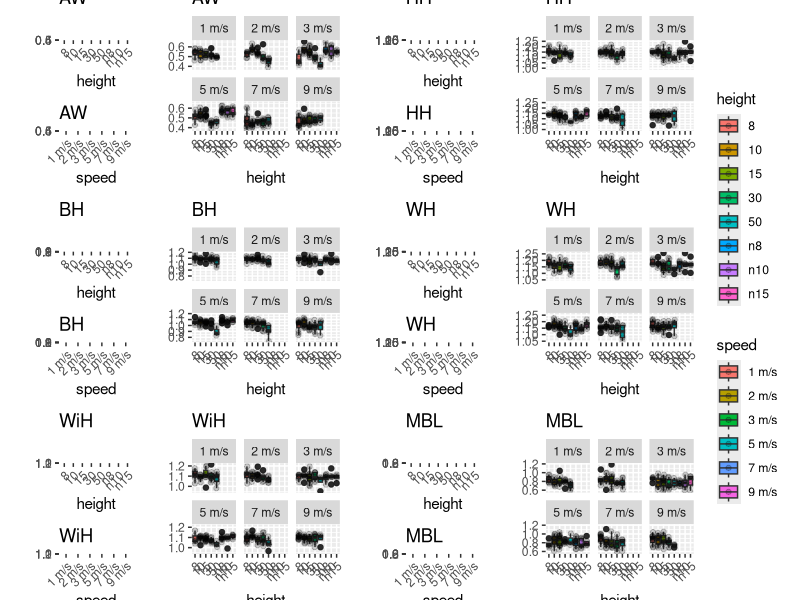
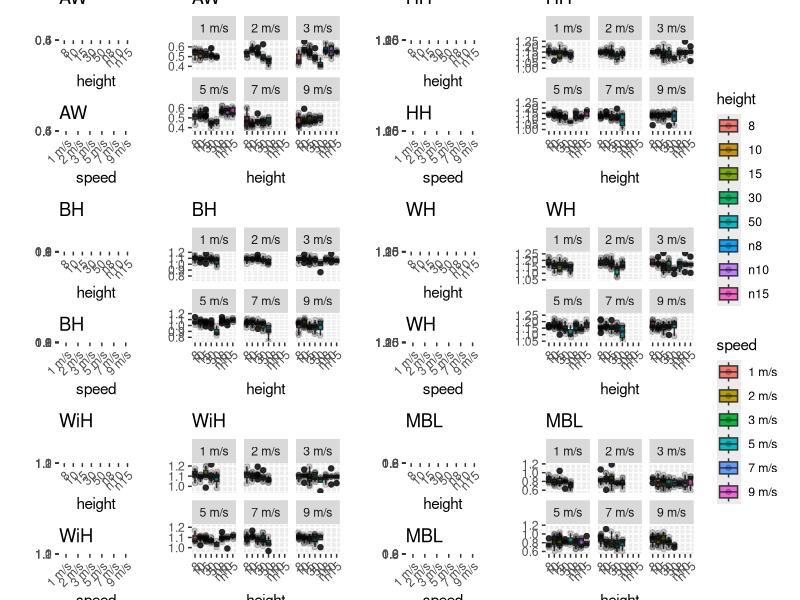

These charts were generated, in order, by the following R code:
# for body measurements data summary (firgure)

library(readxl)
library(dplyr)
library(ggplot2)
library(patchwork)

setwd("/Users/wyw/Documents/Chaper2/github-code/segmentation-3D/data-result/")

data <- read_excel('results-BM.xlsx')
data$height = factor(data$height, levels=c('8', '10', '15', '30', '50', 'n8', 'n10', 'n15'))
data$speed = factor(data$speed, levels = c('1', '2', '3', '5', '7', '9'), 
                    labels = c('1 m/s', '2 m/s', '3 m/s', '5 m/s', '7 m/s', '9 m/s'))
data$MBL <- as.numeric(data$MBL)
summary(data)

bmList = c('AW', 'HH', 'WH', 'WiH', 'BH', 'MBL')
for (bm in bmList) {
  fig1 <- paste("p1_", bm, sep = "")
  item1 = ggplot(data, aes_string(x="height",y=bm,fill="height")) +
    geom_boxplot() + 
    geom_jitter(width = 0.1,alpha = 0.2) +
    facet_wrap(~speed)+ 
    theme(axis.text.x = element_text(angle = 45,hjust = 1)) +
    labs(y='') +
    ggtitle(bm) #+
    #theme(plot.margin = margin(t = 0, r= 0, b =0, l = 0, unit='pt'))+
    #theme(plot.title=element_text(margin=margin(t=40,b=-30)))
  assign(fig1, item1)
  
  fig2 <- paste("p2_", bm, sep = "")
  item2 = ggplot(data, aes_string(x="height",y=bm,fill="height")) +
    geom_boxplot() + 
    geom_jitter(width = 0.1,alpha = 0.2) +
    theme(axis.text.x = element_text(angle = 45,hjust = 1)) +
    labs(y='') +
    ggtitle(bm) #+
    #theme(plot.margin = margin(t = 0, r= 0, b =0, l = 0, unit='pt'))+
    #theme(plot.title=element_text(margin=margin(t=40,b=-30)))
  assign(fig2, item2)
  
  fig3 <- paste("p3_", bm, sep = "")
  item3 = ggplot(data, aes_string(x="speed",y=bm,fill="speed")) +
    geom_boxplot() + 
    geom_jitter(width = 0.1,alpha = 0.2) +
    theme(axis.text.x = element_text(angle = 45,hjust = 1)) +
    labs(y='')+
    ggtitle(bm) #+
    #theme(plot.margin = margin(t = 0, r= 0, b =0, l = 0, unit='pt'))+
    #theme(plot.title=element_text(margin=margin(t=40,b=-30)))
  assign(fig3, item3)
}

#p2_AW / p3_AW | p1_AW + plot_layout(guides = "collect") 

design <- "ACCDFF
           BCCEFF
           GIIJLL
           HIIKLL
           MOOPRR
           NOOQRR"

 wrap_plots(
            A=p2_AW,B=p3_AW,C=p1_AW,
            D=p2_HH,E=p3_HH,F=p1_HH,
            G=p2_BH,H=p3_BH,I=p1_BH,
            J=p2_WH,K=p3_WH,L=p1_WH,
            M=p2_WiH,N=p3_WiH,O=p1_WiH,
            P=p2_MBL,Q=p3_MBL,R=p1_MBL,
            design = design, 
            guides = "collect")

ggsave(paste('/Users/wyw/Downloads/chapter2-figures/results/BM/data-BM.png', sep = ''))


#fig_AW + fig_HH + fig_BH + fig_WiH + fig_WH + fig_MBL + plot_layout(ncol = 2, nrow=3, guides = "collect")
#
#fig_HH
#fig_AW + fig_HH + plot_layout(ncol = 2, guides = "collect")
